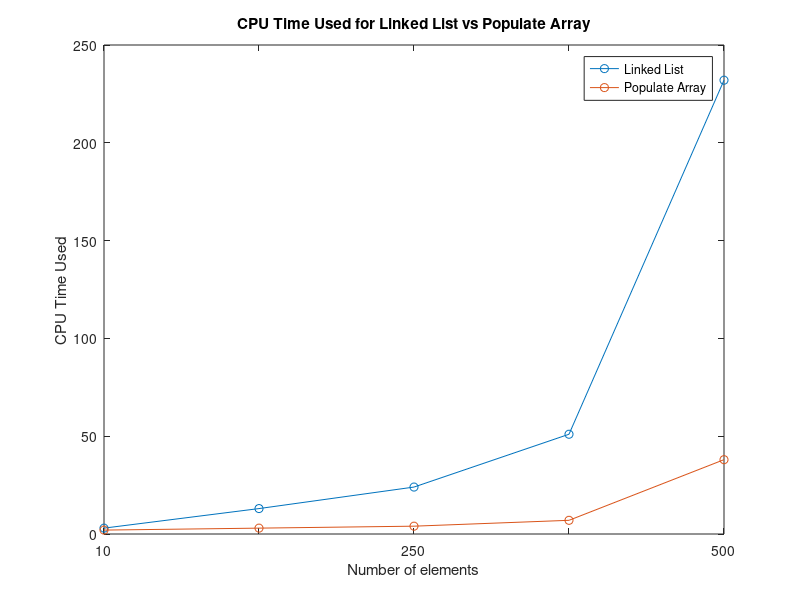

This figure's MATLAB source:
clear;
close all;

g_test = [13340, 13452, 13547, 13726, 13819];
zero_test = [13598, 13709, 13802, 13895, 13988];

ll = [3, 13, 24, 51, 232];
pa = [2, 3, 4, 7, 38];


f = figure;
plot(ll, '-o')
hold on
plot(pa, '-o')

title('CPU Time Used for Linked List vs Populate Array')
xlabel('Number of elements')
ylabel('CPU Time Used')
legend('Linked List', 'Populate Array')

xticklabels({'10','', '250', '', '500','', '1000', '', '5000'})


